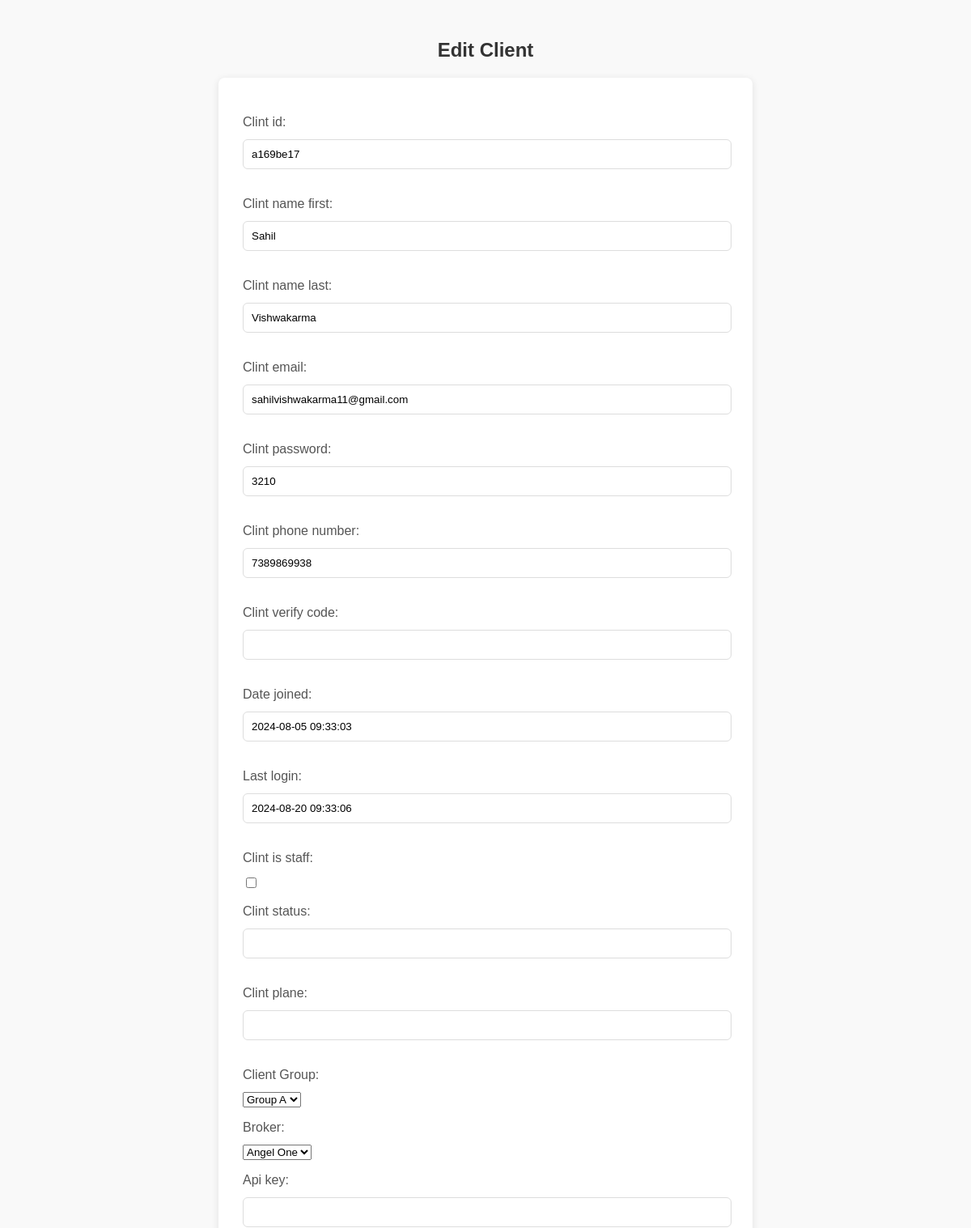
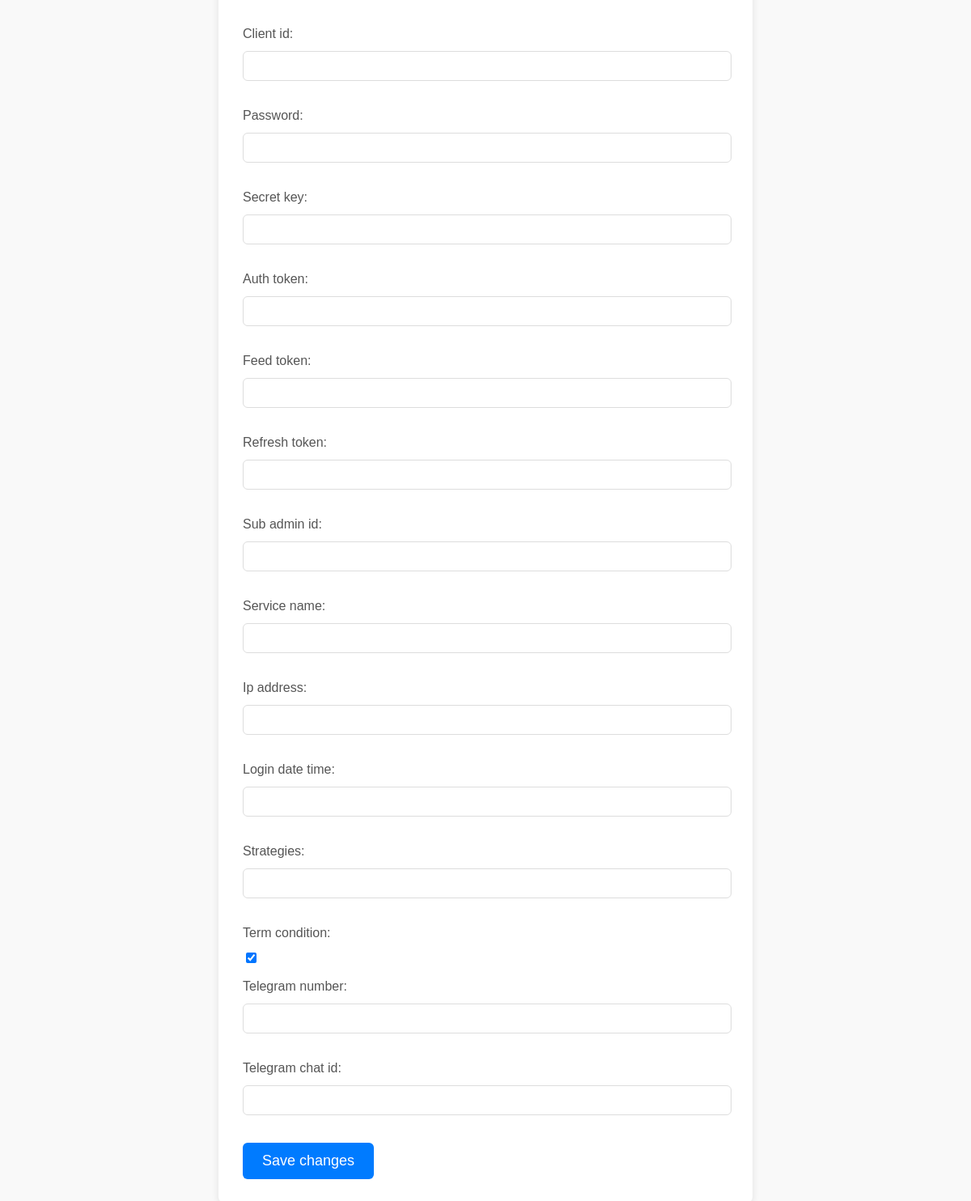
The page /edit/a169be17/ on the database its author committed (2 pictures, top to bottom).
### accounts/models.py (models this page shows)
class ind_clientDT(models.Model):
    clint_id = models.CharField(max_length=8, unique=True, default=uuid.uuid4().hex[:8])
    clint_name_first = models.CharField(max_length=50, blank=True, null=True)
    clint_name_last = models.CharField(max_length=50, blank=True, null=True)
    clint_email = models.EmailField(blank=True, null=True)
    clint_password = models.CharField(max_length=50,blank=True, null=True)
    clint_phone_number = models.CharField(max_length=15,blank=True, null=True)
    clint_verify_code = models.CharField(max_length=15,blank=True, null=True)
    clint_date_joined	= models.DateTimeField(verbose_name='date joined', default=None)
    clint_last_login= models.DateTimeField(verbose_name='last login',default=None)
    clint_is_staff= models.BooleanField(default=False)
    clint_status = models.CharField(max_length=15,blank=True, null=True)
    clint_plane = models.CharField(max_length=15,blank=True, null=True)
    client_Group = models.ForeignKey(GROUP, on_delete=models.SET_NULL, blank=True, null=True)
    broker = models.ForeignKey(BROKERS, on_delete=models.SET_NULL, blank=True, null=True)
    api_key = models.CharField(max_length=100, blank=True, null=True)
    client_id = models.CharField(max_length=100, blank=True, null=True)
    password = models.CharField(max_length=100, blank=True, null=True)
    secret_key = models.CharField(max_length=100, blank=True, null=True)
    created_at = models.DateTimeField(auto_now_add=True, blank=True, null=True)
    updated_at = models.DateTimeField(auto_now=True, blank=True, null=True)
    auth_token = models.CharField(max_length=1355, blank=True, null=True)  # Add this field
    feed_token = models.CharField(max_length=1355, blank=True, null=True)  # Add this field
    refresh_token = models.CharField(max_length=1355, blank=True, null=True)  # Add this field
    sub_admin_id = models.CharField(max_length=50, blank=True, null=True)
    service_name = models.CharField(max_length=100, blank=True, null=True)
    ip_address = models.GenericIPAddressField(blank=True, null=True)
    login_date_time = models.DateTimeField(blank=True, null=True)
    strategies = models.CharField(max_length=100, blank=True, null=True)
    Term_condition = models.BooleanField(default=False)
    telegram_number = models.CharField(max_length=15, blank=True, null=True)
    telegram_chat_id = models.CharField(max_length=15, blank=True, null=True)

### accounts/views.py (the view)
# urls.py: path('edit/<str:clint_id>/', views.edit_client, name='edit_client'),
@csrf_protect
def edit_client(request, clint_id):
    client = ind_clientDT.objects.get(clint_id=clint_id)
    if request.method == 'POST':
        form = ind_clientDTForm(request.POST, instance=client)
        if form.is_valid():
            form.save()
            return redirect('client_detail')
    else:
        form = ind_clientDTForm(instance=client)
    return render(request, 'edit_client.html', {'form': form})

### accounts/forms.py
class ind_clientDTForm(forms.ModelForm):
    class Meta:
        model = ind_clientDT
        exclude = ['created_at', 'updated_at']

### accounts/models.py (called while the page is built)
    def __str__(self):
        return self.GROUP

    def __str__(self):
        return self.broker_name

### templates/edit_client.html (shortened to what this page needs)
<!DOCTYPE html>
<html>
<head>
</head>
<body>
    <h2>Edit Client</h2>
    <form method="post">
        {{ form.as_p }}
        <button type="submit">Save changes</button>
    </form>
</body>
</html>

### templates/edit_client.html (style rules this page uses)
body { font-family: Arial, sans-serif; background-color: #f9f9f9; padding: 20px; }
h2 { text-align: center; color: #333; }
form { max-width: 600px; margin: 0 auto; background-color: #fff; padding: 30px; border-radius: 8px; box-shadow: 0 2px 10px rgba(0, 0, 0, 0.1); }
label { display: block; margin-bottom: 12px; color: #555; }
input[type="text"], input[type="email"], input[type="tel"] { width: calc(100% - 18px); padding: 10px; margin-bottom: 18px; border: 1px solid #ddd; border-radius: 6px; }
button[type="submit"] { background-color: #007bff; color: white; padding: 12px 24px; border: none; border-radius: 6px; cursor: pointer; font-size: 18px; transition: background-color 0.3s; }

### rows shown on the page
ind_clientDT: clint_id "a169be17", clint_name_first "Sahil", clint_name_last "Vishwakarma", clint_email "sahilvishwakarma11@gmail.com", clint_password "3210", clint_phone_number "7389869938", clint_date_joined "2024-08-05 09:33:03", clint_last_login "2024-08-20 09:33:06", client_Group "Group A", broker "Angel One", Term_condition "☑"
